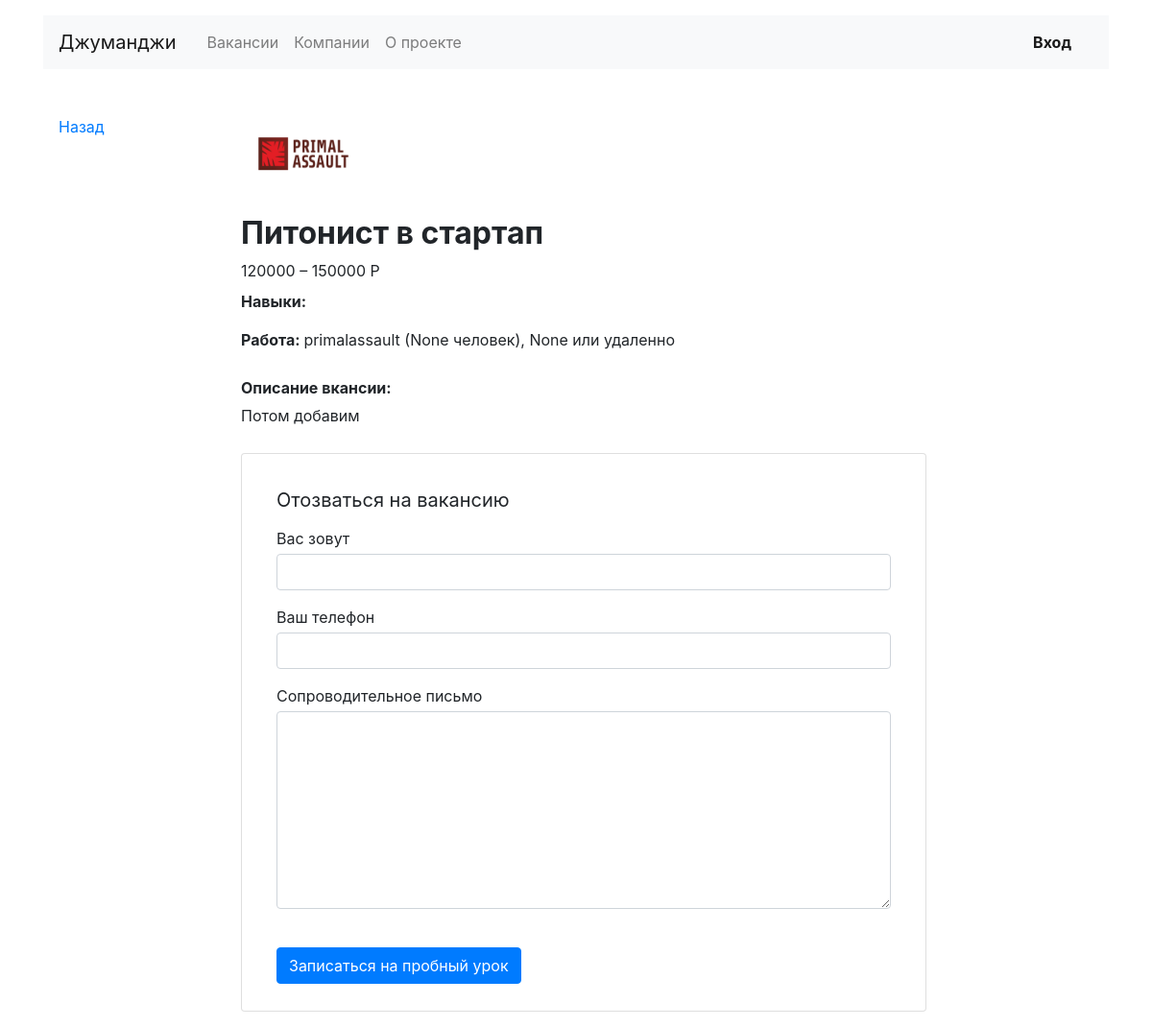
Page /jobs/5/ on the committed database.
### web/models.py (models this page shows, shortened)
class Company(models.Model):
    name = models.CharField(max_length=50, null=True, blank=True, verbose_name='Название:')
    location = models.CharField(max_length=50, null=True, blank=True, verbose_name='Город:')
    logo = models.CharField(max_length=50, null=True, blank=True, verbose_name='Логотипчик:')
    description = models.TextField(max_length=50, null=True, blank=True, verbose_name='Информация о компании:')
    employee_count = models.IntegerField(null=True, blank=True, verbose_name='Количество сотрудников :')
    def __str__(self):
        return self.name
    class Meta:
        verbose_name_plural = 'Компании'
        verbose_name = 'Компания'
        ordering = ['name']

class Vacancy(models.Model):
    title = models.CharField(max_length=50, null=True, blank=True, verbose_name='Название:')
    specialty = models.ForeignKey('Specialty', on_delete = models.DO_NOTHING, null = True, blank = True, related_name="vacancies", verbose_name = 'Специализация:')
    company = models.ForeignKey('Company', on_delete = models.DO_NOTHING, null = True, blank = True, related_name="vacancies", verbose_name = 'Компания:')
    skills = models.TextField(max_length=50, null=True, blank=True, verbose_name='Навыки:')
    description = models.TextField(max_length=50, null=True, blank=True, verbose_name='Описание:')
    salary_min = models.IntegerField(null=True, blank=True, verbose_name='Зарплата от:')
    salary_max = models.IntegerField(null=True, blank=True, verbose_name='Зарплата до:')
    published_at = models.DateField(null=True, verbose_name='Опубликовано:')
    class Meta:
        verbose_name_plural = 'Вакансии'
        verbose_name = 'Вакансия'
        ordering = ['-published_at', 'title']

### web/views.py (the view)
# urls.py: path('jobs/<int:pk>/', VacancyView.as_view(), name='vacancy'),
class VacancyView(View):
    def get(self, request, pk, *args, **kwargs):
        vacancy = get_object_or_404(Vacancy, pk=pk)
        if vacancy is None:
            raise Http404
        title = "Вакансия №: " + str(vacancy.id)
        company = Company.objects.filter(name=vacancy.company).last()
        company_id = company.id
        company_logo = company.logo
        company_name = company.name
        company_location = company.location
        company_employee_count = company.employee_count
        return render(request, 'web/vacancy.html',
                      context={'title': title,
                               'company_id' : company_id,
                               'company_logo': company_logo,
                               'company_name': company_name,
                               'company_location': company_location,
                               'company_employee_count': company_employee_count,
                               'vacancy': vacancy, })

### web/templates/web/vacancy.html
{% extends 'web/base.html' %}
{% load static %}
{% block content %}
    <div class="row mt-5">
      <div class="col-12 col-lg-2">
        <div class="pl-3 mb-5">
          <p><a href="#">Назад</a></p>
        </div>
      </div>
      <div class="col-12 col-lg-8">
        <section class="pl-3">
          <a href="{% url 'company' company_id %}"><img src="{% static company_logo %}" width="130" height="80" alt=""></a>
          <div class="d-flex align-items-baseline align-content-baseline">
            <h1 class="h2 mt-4 font-weight-bold" >{{ vacancy.title }}</h1>
          </div>
          <div>
            <p class="m-0">{{ vacancy.salary_min }} – {{ vacancy.salary_max }} Р</p>
          </div>
          <div>
            <p class="mt-2"><b>Навыки: </b>{{ vacancy.skills }}</p>
          </div>
          <div>
          <p class="mb-4"><b>Работа: </b>{{ company_name }} ({{ company_employee_count }} человек), {{ company_location }} или удаленно</p>
          </div>
          <div style="line-height: 1.8;">
              <b>Описание вкансии:</b>
              <div>
              {{ vacancy.description }}
              </div>
          </div>
          <form action="/echo" class="card mt-4 mb-3">
            <div class="card-body mx-3">
              <p class="h5 mt-3 font-weight-normal">Отозваться на вакансию</p>
              <div class="form-group">
                <label class="mb-1 mt-2" for="userName">Вас зовут</label>
                <input class="form-control" type="text" placeholder="" id="userName">
              </div>
              <div class="form-group">
                <label class="mb-1" for="userPhone">Ваш телефон</label>
                <input class="form-control" type="tel" placeholder="" id="userPhone">
              </div>
              <div class="form-group">
                <label class="mb-1" for="userMsg" >Сопроводительное письмо</label>
                <textarea class="form-control" rows="8" id="userMsg"></textarea>
              </div>
              <input type="submit" class="btn btn-primary mt-4 mb-2" value="Записаться на пробный урок">
            </div>
          </form>
        </section>
      </div>
    </div>
{% endblock content %}

### rows in the picture
Company: logo (picture), name "primalassault"
Vacancy: title "Питонист в стартап", salary_min "120000", salary_max "150000", description "Потом добавим"

### other values in the picture
{{ company_employee_count }} "None"
{{ company_location }} "None"
